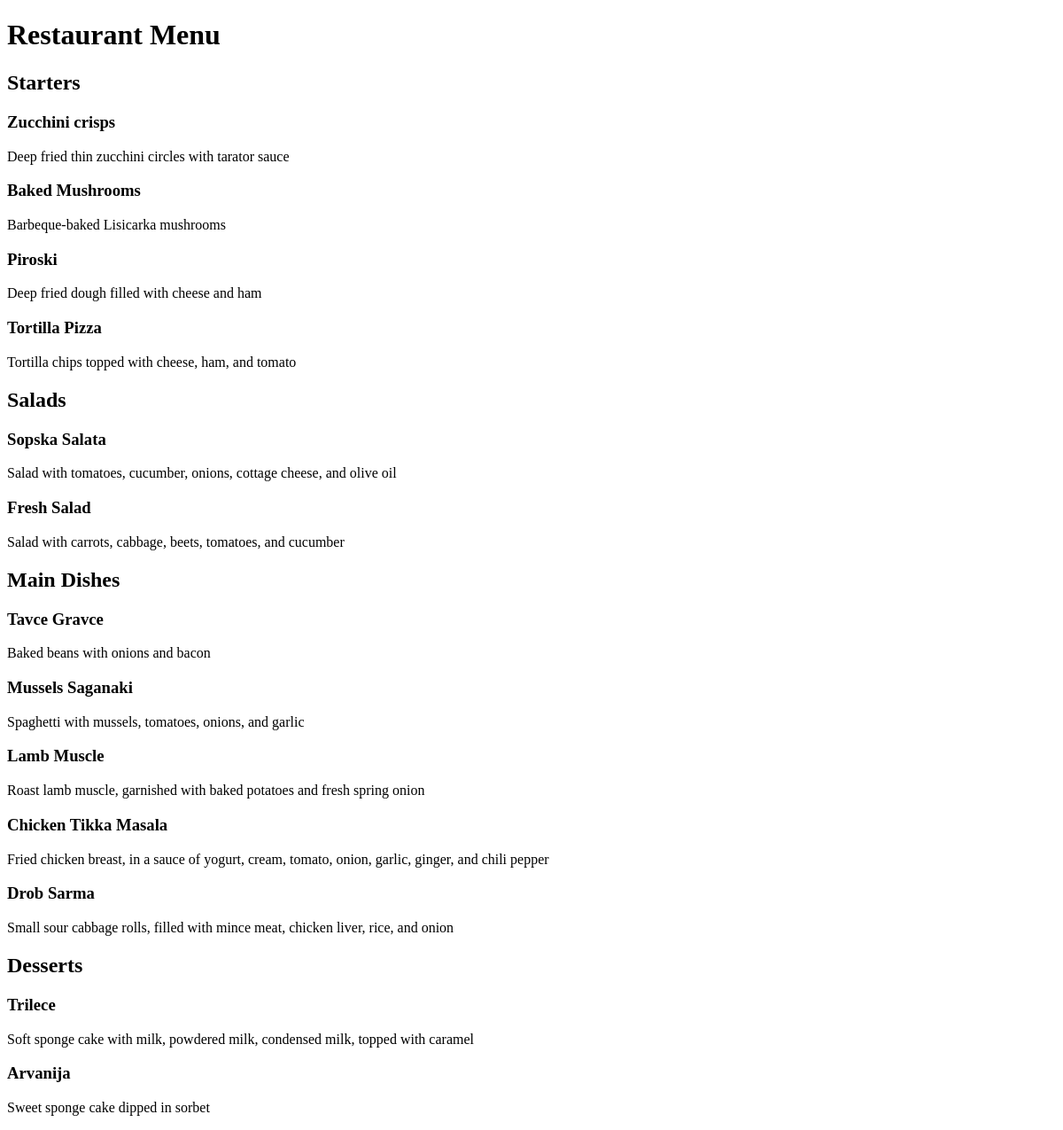
Before: / with the older database file.
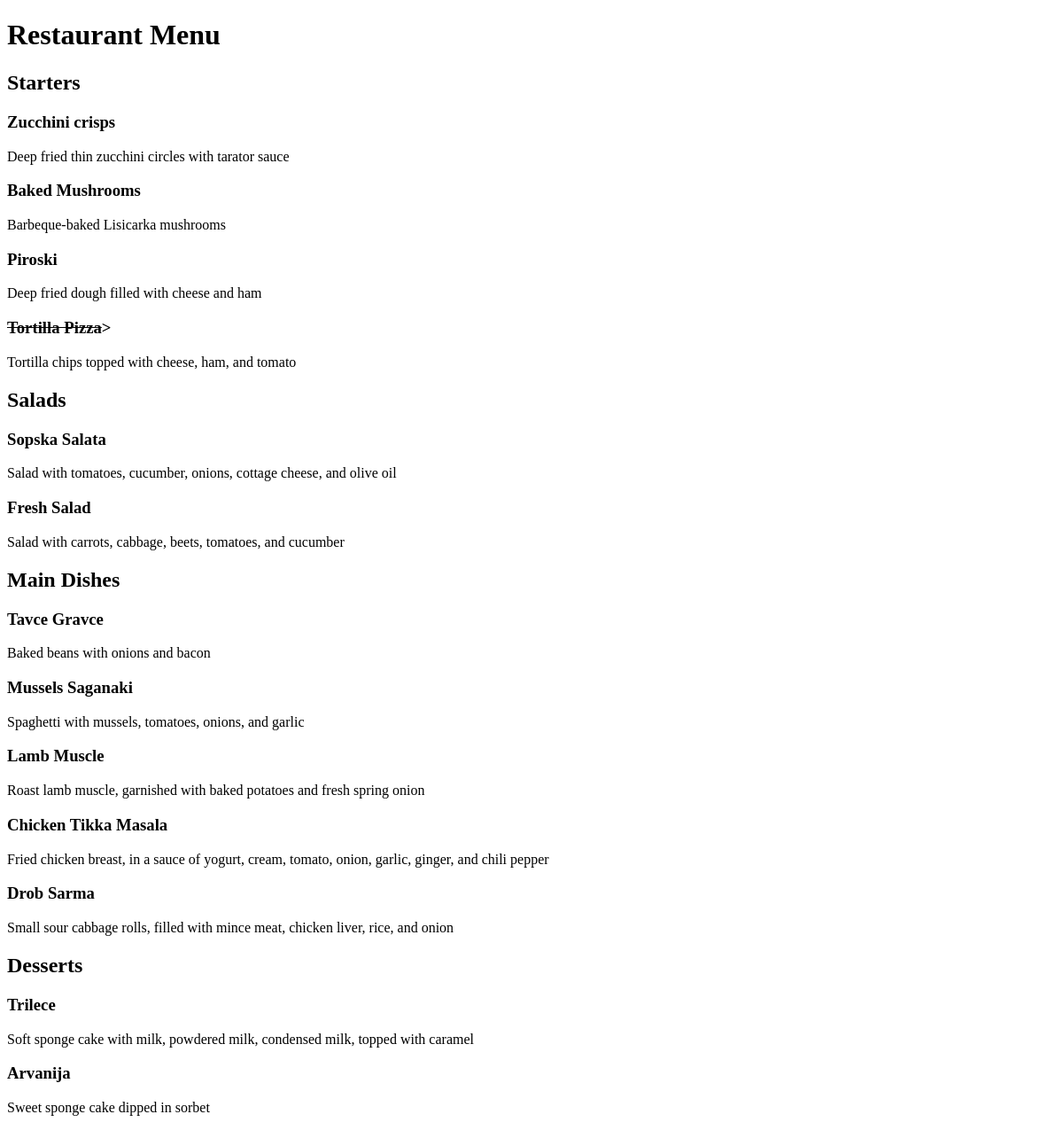
After: the same page with the newer database file.
### menu/models.py (models this page shows, shortened)
class Item(models.Model):
    meal = models.CharField(max_length=1000, unique=True)
    description = models.CharField(max_length=2000)
    price = models.DecimalField(decimal_places=2, max_digits=10)
    category = models.CharField(max_length=80, choices=MEAL_TYPE)
    author = models.ForeignKey(User, on_delete=models.PROTECT)
    status = models.IntegerField(choices=STATUS, default=0)
    date_created = models.DateTimeField(auto_now_add=True)
    date_updated = models.DateTimeField(auto_now=True)

### menu/views.py (the view)
# urls.py: path('', views.MenuList.as_view(), name='home')
class MenuList(generic.ListView):
    queryset = Item.objects.order_by("category")
    template_name = "index.html"
    def get_context_data(self, **kwargs):
        context = super().get_context_data(**kwargs)
        context["meals"] = MEAL_TYPE
        return context

### menu/templates/index.html (shortened to what this page needs)
<!DOCTYPE html>
<html lang="en">
<head>
</head>
<body>
    <h1>Restaurant Menu</h1>
        {% for meal in meals %}
            <h2>{{ meal.1 }}</h2>
                {% for row in item_list %}
                    {% if row.category == meal.0 %}
                        {% if row.status == 0 %}
                            <h3><del>{{ row.meal }}</del>></h3>
                        {% else %}
                            <h3>{{ row.meal }}</h3>
                        {% endif %}
                        <p>{{ row.description }}</p>
                    {% endif %}
                {% endfor %}
        {% endfor %}
</body>
</html>

Changed rows visible on the page:
changed Item "Tortilla Pizza": status 1 → 0 (drawn)
Other visible differences:
list line gone: "Tortilla Pizza"
new list line: "Tortilla Pizza >"
